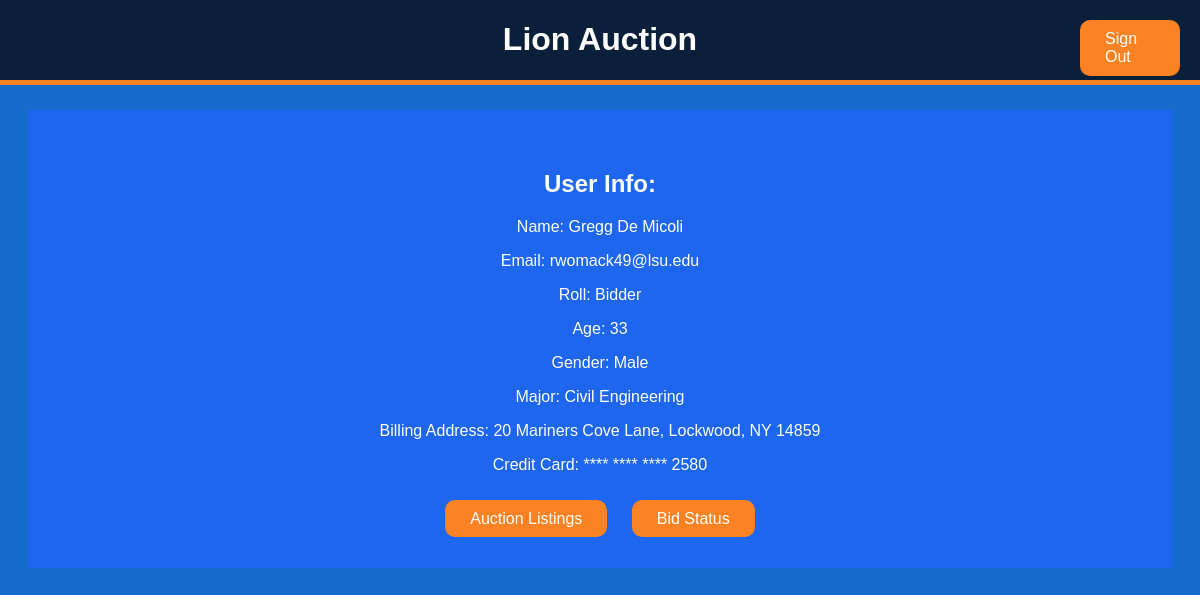
Page /bidderMain (signed in) on the committed database.
### tables this page shows
CREATE TABLE bidders(email TEXT PRIMARY KEY , first_name TEXT, last_name TEXT, gender TEXT, age INTEGER, home_address_id TEXT, major TEXT, FOREIGN KEY (email) REFERENCES users(email));

### app.py (the view)
@app.route('/bidderMain', methods=['GET', 'POST'])
def bidderMainPage():
    username = session.get('username')
    connection = sql.connect('database.db')
    cursor = connection.execute(
        'SELECT first_name,last_name,age,gender,major,street_num,street_name,city,state,address.zipcode,credit_card_num '
        'FROM bidders,address,zipcode_info,credit_cards '
        'WHERE email=? '
        'AND bidders.home_address_id=address.address_ID '
        'AND address.zipcode=zipcode_info.zipcode '
        'AND bidders.email=credit_cards.Owner_email',
        (username,))
    userInfo = cursor.fetchone()
    data = {"name": userInfo[0] + " " + userInfo[1],
            "email": username,
            "roll": "Bidder",
            "age": userInfo[2],
            "gender": userInfo[3],
            "major": userInfo[4].title(),
            "address": str(userInfo[5]) + " " + userInfo[6] + ", " + userInfo[7] + ", " + userInfo[8] + " " + str(
                userInfo[9]),
            "card": "**** **** **** " + userInfo[10][-4:]
            }
    return render_template('bidderMain.html', data=data)

### templates/bidderMain.html (shortened to what this page needs)
<!DOCTYPE html>
<html lang="en" dir="ltr">
<head>
    <link rel="stylesheet" href="../static/css/mystyle.css">
</head>
<body>
<div class="header">
    <a class="buttonBig" style="position: fixed; margin: 20px 20px 20px 90%" href="/" role="button">Sign Out</a>
    <h1>Lion Auction</h1>
</div>
<div class="content">
    <div style="text-align: center">
        <div class="info" style="vertical-align: middle">
            <h2>User Info:</h2>
            <p>Name: {{ data.name }}</p>
            <p>Email: {{ data.email }}</p>
            <p>Roll: {{ data.roll }}</p>
            <p>Age: {{ data.age }}</p>
            <p>Gender: {{ data.gender }}</p>
            <p>Major: {{ data.major }}</p>
            <p>Billing Address: {{ data.address }}</p>
            <p>Credit Card: {{ data.card }}</p>
        </div>
        <div class="info" style="vertical-align: middle">
            <a class="buttonBig" style="margin-right: 20px" href="/auctionListings" role="button">Auction Listings</a>
            <a class="buttonBig" href="/bidStatus" role="button">Bid Status</a>
        </div>
    </div>
</div>
</body>
</html>

### static/css/mystyle.css (style rules this page uses)
:root { --main: #176BCC; --dark: #0A203A; --alt: #1D66ED; --accent: #FD8224; --darkalt: #15447B }
body { background-color: var(--main); font-family: Helvetica; color: black; }
h1 { text-align: center; }
h2 { color: white; }
a { border: 10px; }
.header { background-color: var(--dark); color: white; width: 100%; position: fixed; top: 0; left: 0; border-bottom: 5px solid var(--accent); }
.content { background-color: var(--alt); margin: 110px 20px 50px; padding: 30px 5px; }
.buttonBig { background-color: var(--accent); border: none; color: white; padding: 10px 25px; font-size: 16px; border-radius: 10px; text-decoration:none; }
.info { color: white; font-size: 16px; padding: 10px 25px; }

### rows in the picture
bidders: age "33", gender "Male", major "Civil Engineering"

### other values in the picture
{{ data.name }} "Gregg De Micoli"
{{ data.email }} "rwomack49@lsu.edu"
{{ data.roll }} "Bidder"
{{ data.address }} "20 Mariners Cove Lane, Lockwood, NY 14859"
{{ data.card }} "**** **** **** 2580"
